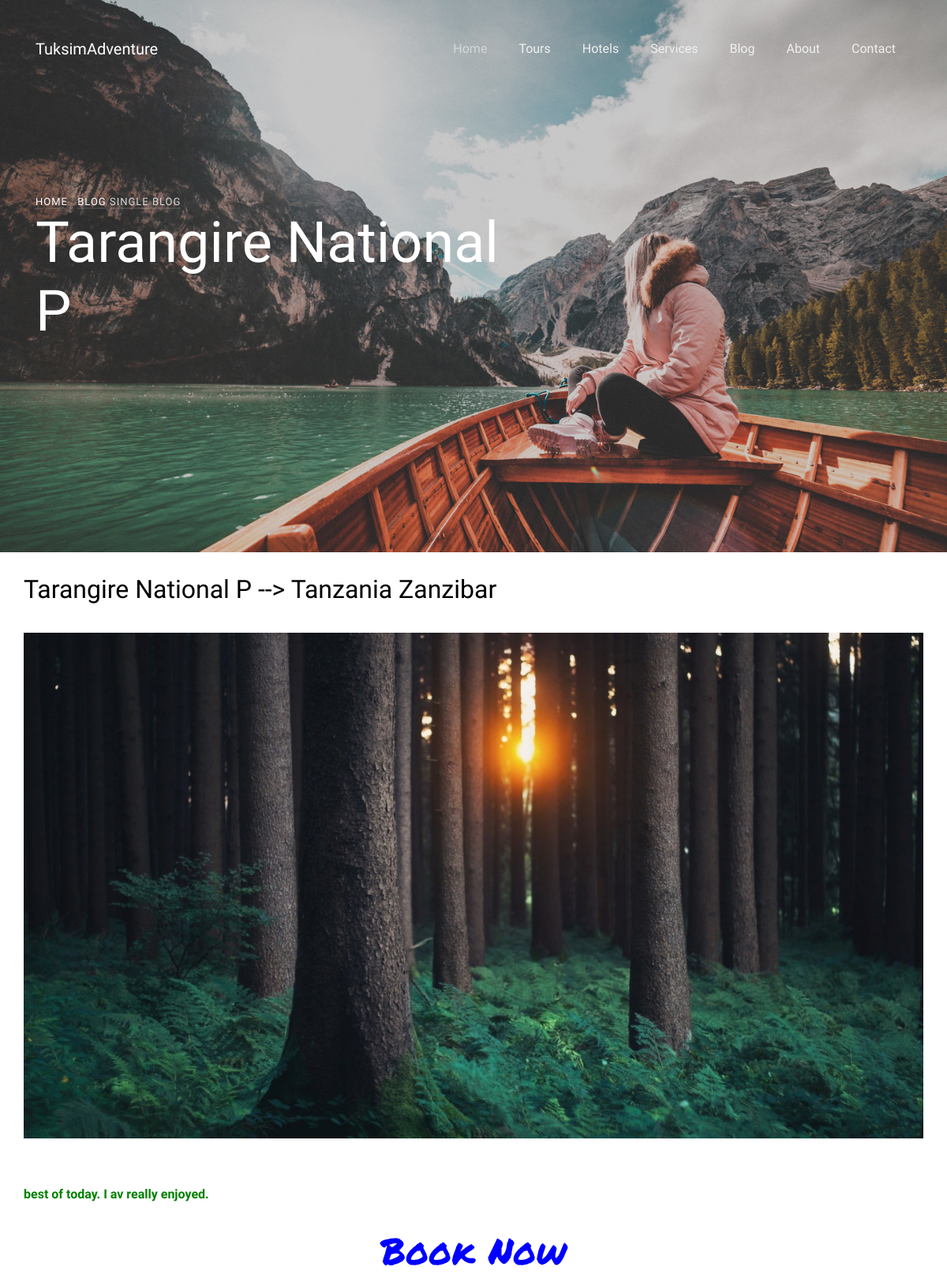
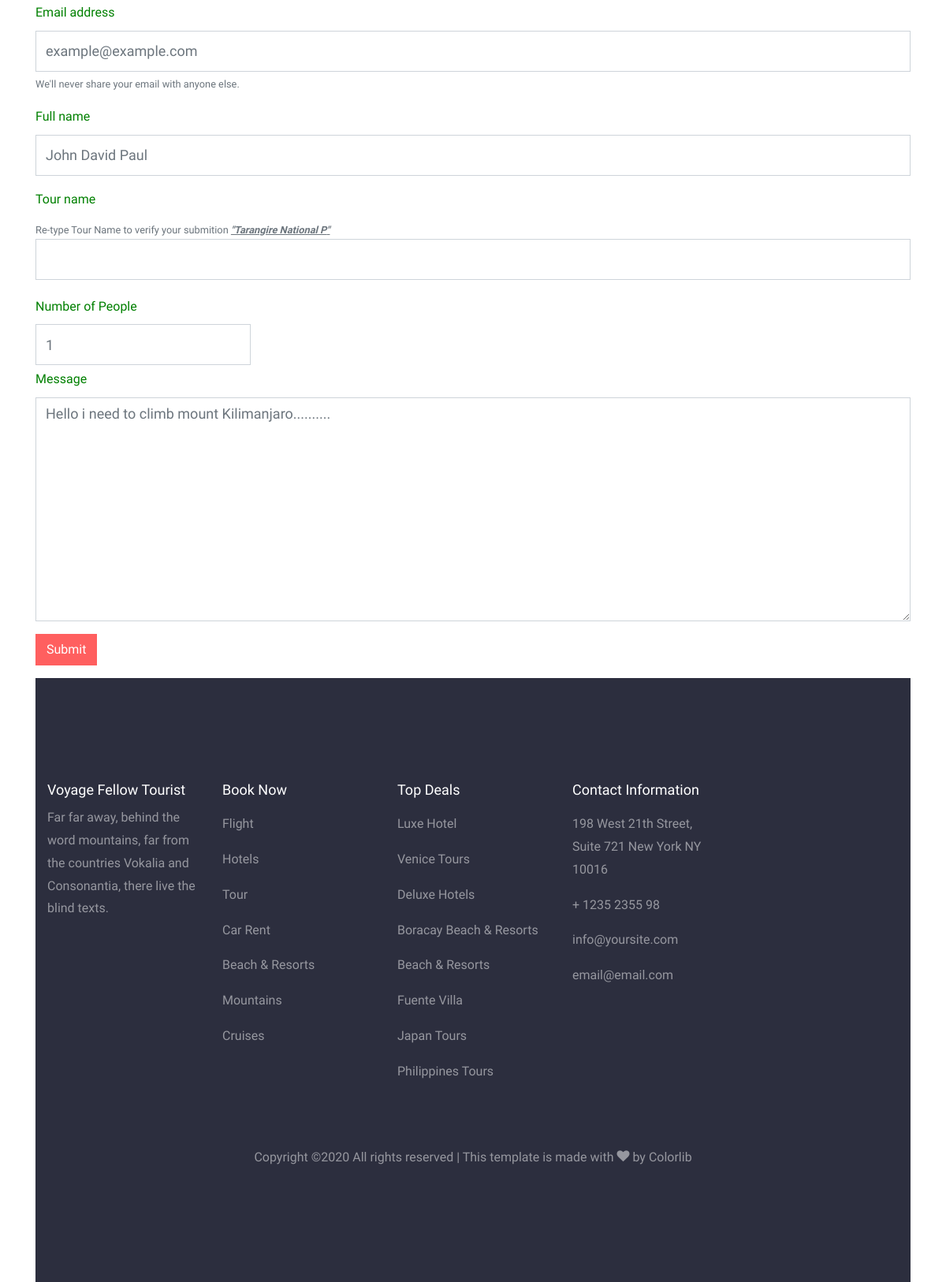
Page /tours/tarangire-national-p/ on the committed database (2 pictures, top to bottom).
### tkadventure/models.py (models this page shows, shortened)
class Tour(models.Model):
    image = models.ImageField(upload_to='media')
    name = models.CharField(max_length=20)
    location = models.CharField(max_length=50)
    tour_type = models.CharField(choices=tour_list, max_length=20)
    slug = models.SlugField(max_length=250, blank=True, null=True)
    tour_descr = models.CharField(max_length=1000, blank=True, null=True)
    popular = models.BooleanField(max_length=10, blank=True, null=True)

### tkadventure/views.py (the view)
# urls.py: path('tours/<slug:slug>/', views.tour_detail, name='tour_detail'),
def tour_detail(request, slug):
    q = Tour.objects.filter(slug__iexact = slug)
    book_subject = "Someone just booked a tour man!!"
    if q.exists():
        q = q.first()
    else:
       return render(request, 'tkadventure/404.html', status=404)
    if request.method == "POST":
        form = BookingForm(request.POST)
        if form.is_valid():
            book_full_name = form.cleaned_data['full_name']
            book_email = form.cleaned_data['email']
            book_tour_name = form.cleaned_data['tour_name']
            book_quantity = form.cleaned_data['quantity']
            book_message = form.cleaned_data['message']
            book_user_message = f'Customer "{book_full_name}" with the email "{book_email}" just booked a tour to " " "{book_tour_name}" with quantity of " "  {book_quantity} person/people and left a message " " "{book_message}" please contact him as soon as possible'
            form.save()
            try:
                send_mail(book_subject, book_user_message, settings.EMAIL_HOST_USER, ['lsuleiman2002@gmail.com'], settings.FAIL_SILENTLY)
            except BadHeaderError:
                return HttpResponse('Invalid Header.')
            form.save()
            messages.success(request, f'Booking  was successfully we shall contact you shortly {full_name} thank you!')
            return HttpResponseRedirect(reverse('home'))
        else:
            print(form.errors)
    else:
        form = BookingForm()
    context = {
        'tourform': form,
        'tour': q
    }
    return render(request, 'tkadventure/tour_detail.html', context)

### tkadventure/forms.py
class BookingForm(forms.ModelForm):
    class Meta(object):
        model = Bookings
        fields = ('full_name','email','tour_name','quantity','message')
        widget = {
            'full_name': forms.TextInput(attrs={'class': 'form-control'}),
            'email': forms.EmailInput(attrs={'class': 'form-control'}),
            'tour_name': forms.TextInput(attrs={'class': 'form-control'}),
            'quantity': forms.NumberInput(attrs={'class': 'form-control'}),
            'message': forms.Textarea(attrs={'class': 'form-control'})
        }

### templates/tkadventure/tour_detail.html (shortened to what this page needs)
{% extends 'base.html' %}
{% load static %}
{% load widget_tweaks %}
{% block body %}
     <section class="home-slider owl-carousel">
      <div class="slider-item" style="background-image: url('{% static 'images/bg_3.jpg' %}');" data-stellar-background-ratio="0.5">
        <div class="overlay"></div>
        <div class="container">
          <div class="row slider-text align-items-center">
            <div class="col-md-7 col-sm-12 tco-animate">
              <p class="breadcrumbs"><span class="mr-2"><a href="index.html">Home</a></span> <span><a href="blog.html">Blog</a></span> <span>Single Blog</span></p>
              <h1 class="mb-3">{{ tour.name }}</h1>
            </div>
          </div>
        </div>
      </div>
    </section>
      <div class="container">
        <div class="row">
            <div style="padding-top:2%;padding-bottom:2%">
            <h2 >{{ tour.name }} --> {{ tour.location }}
            </div>
            <div style="padding-bottom:5%">
              <img src="{{ tour.image.url }}" alt="{{ tour.name }}" class="img-fluid">
            </div>
            {% autoescape off %}<p style="color:green;font-size:16px;font-weight: bold;font-family: "Lucida Console", Courier, monospace;">{{ tour.tour_descr}}</p>{% endautoescape %}
       </div>
       <div style="font-family: 'Permanent Marker', cursive;color:blue;text-align:center;font-size:46px;">
       Book Now
       </div>
       <form method="post" action="{% url 'tours' %}">
  <div class="form-group">
  <div style="color:green;">  <label for="exampleInputEmail1">Email address</label></div>
      {% render_field tourform.email class="form-control" placeholder="example@example.com"%}
    <small id="emailHelp" class="form-text text-muted">We'll never share your email with anyone else.</small>
  </div>
  <div class="form-group">
   <div style="color:green;"> <label for="exampleInputPassword1">Full name</label></div>
       {% render_field tourform.full_name class="form-control" placeholder="John David Paul"%}
  </div>
  <div class="form-group">
    <div style="color:green;"><label for="exampleInputPassword1">Tour name</label></div>
     <small id="emailHelp" class="form-text text-muted">Re-type Tour Name to verify your submition  <b><i><u> "{{ tour.name }}"</u></i></b></small>
      {% render_field tourform.tour_name class="form-control"%}
  </div>
 <div class="form-row align-items-center">
    <div class="col-auto my-1">
     <div style="color:green;"> <label class="mr-sm-2" for="inlineFormCustomSelect">Number of People</label></div>
        {% render_field tourform.quantity class="form-control" placeholder="1"%}
</div>
</div>
  <div class="form-group">
    <div style="color:green;"><label for="exampleInputPassword1">Message</label></div>
      {% render_field tourform.message class="form-control" placeholder="Hello i need to climb mount Kilimanjaro.........."%}
  </div>
  <button type="submit" class="btn btn-primary">Submit</button>
</form>
{% endblock body %}

### rows in the picture
Tour: name "Tarangire National P", location "Tanzania Zanzibar", image (picture), tour_descr "best of today. I av really enjoyed."
